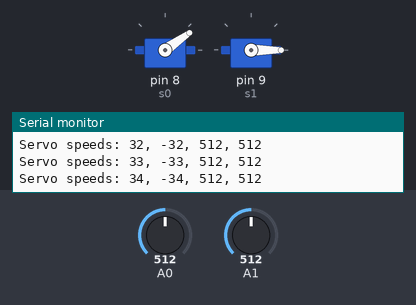
Bench run of a sketch on a simulated Arduino Uno, built with avr-gcc and run on an emulated ATmega328P. Shown: 2 × servo, the last lines printed to the serial monitor. The test bench sets the inputs (shaded band); at power-on: A0 = 512, A1 = 512.

Above: at 1.2 s.
1.3 s: A0 set to 716
At 3.23 s:
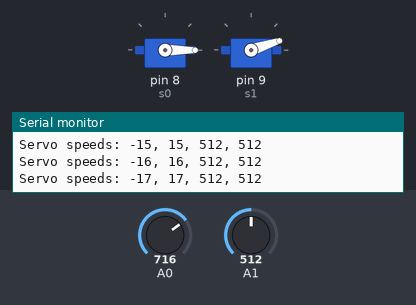
4.3 s: A0 set to 511
At 6.01 s:
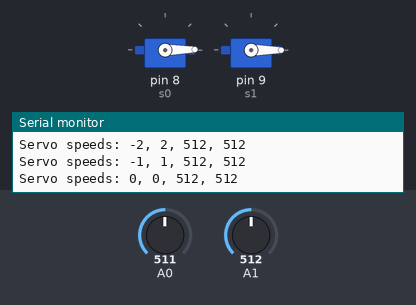
7.3 s: A0 set to 900
At 16.0 s:
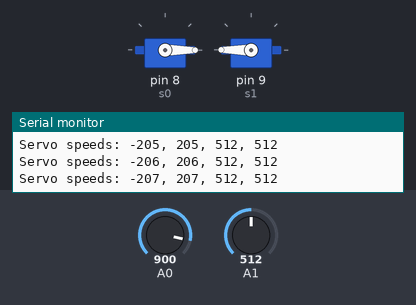
Timing chart, 0 to 17.5 s (numbered marks = the images above; inputs shaded):
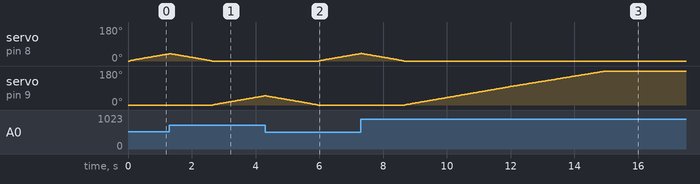

The sketch:

TiltControl.ino
```cpp
#include <Servo.h>

int gyroX, gyroY, gyroOffsetX, gyroOffsetY;

int servos [ 2 ] = { 0, 0 };

Servo s0;
Servo s1;


/*void updateSpeeds () {

  servos [ 0 ] += speedUpOrDown ( servos [ 0 ], steps [ step ] [ 0 ] );
  servos [ 1 ] += speedUpOrDown ( servos [ 1 ], steps [ step ] [ 1 ] );

  //saySpeeds ();
  useSpeeds ();

}*/


int speedUpOrDown ( int start, int finish ) {

  return (finish == start) ?
    0
  :
    ( finish - start ) < 0 ?
      -1
    :
      1
  ;

}


void resetESC ( int servo ) {

  setSpeed ( servo, 0 );

  useSpeeds ();

}


void setSpeed ( int servo, int speed ) {

  servos [ servo ] = speed;

}

void saySpeeds () {

  Serial.print ( "Servo speeds: " );
  Serial.print ( servos [ 0 ] );
  Serial.print ( ", " );
  Serial.print ( servos [ 1 ] );
  Serial.print ( ", " );
  Serial.print ( servos [ 2 ] );
  Serial.print ( ", " );
  Serial.println ( servos [ 3 ] );

}


void useSpeeds () {

  saySpeeds ();

  s0.write ( servos [ 0 ] );
  s1.write ( servos [ 1 ] );

  delay ( 15 );

}


void resetGyro () {

  gyroOffsetX = analogRead ( 0 );
  gyroOffsetY = analogRead ( 1 );

}

void readGyro () {

  gyroX = analogRead ( 0 ) - gyroOffsetX - 1;
  gyroY = analogRead ( 1 ) - gyroOffsetY - 1;

  /*
  Serial.print ( "Gyro: " );
  Serial.print ( gyroX, DEC );
  Serial.print ( "," );
  Serial.println ( gyroY, DEC );
  */

}


void adjustOrientation () {

  if ( gyroX < 0 ) {

    servos [ 0 ]++;
    servos [ 1 ]--;

  } else if ( gyroX > 0) {

    servos [ 0 ]--;
    servos [ 1 ]++;

  }

  useSpeeds ();

}


void setup () {

  Serial.begin ( 9600 );

  s0.attach ( 8 );
  s1.attach ( 9 );

  resetESC ( 0 );
  resetESC ( 1 );

  resetGyro ();

}


// This loops until the Arduino is turned off.

void loop () {
  // This finds out what our orientation is.
  readGyro ();

  // This attempts to control the motors using the orientation.
  adjustOrientation ();

  // This code allows for synchronized steps.
  //doStep ();

}
```

Measured:
- after the input at 1.3 s, servo on pin 9 (s1): moves from 0° to 49° over 1.6 s, starting after 1.4 s
- after the input at 4.3 s, servo on pin 8 (s0): moves from 0° to 39° over 1.3 s, starting after 1.7 s
- after the input at 7.3 s, servo on pin 9 (s1): moves from 0° to 180° over 6.3 s, starting after 1.4 s
